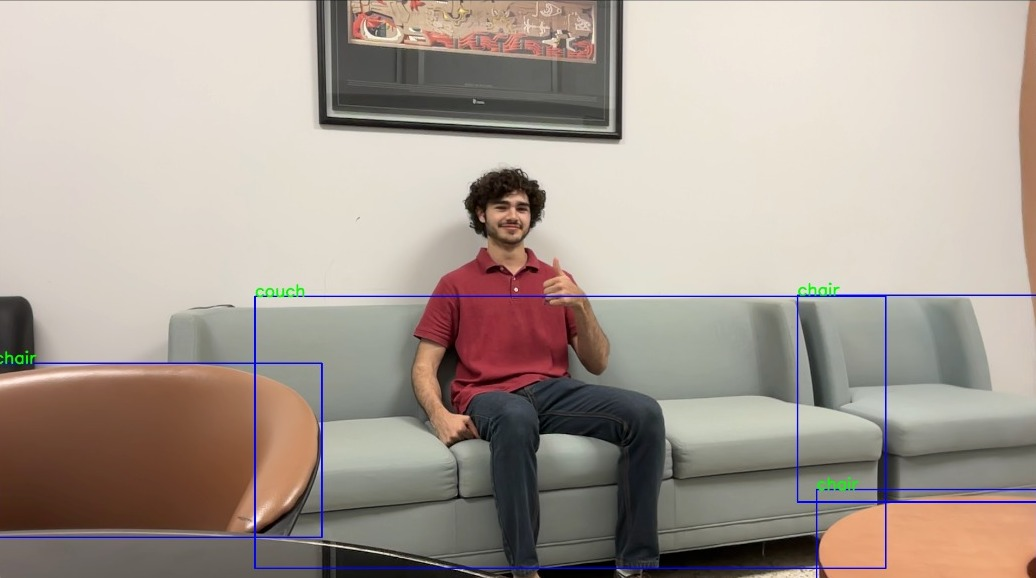
#> input picture ws/src/vision/scripts/Couch.jpeg, 1036 x 578 px; its folder holds only this picture in this run
$ python -i cut_largest_contour.py   (imports and definitions only)
#> lines starting #> are read from the running program, lines starting #| are printed output that depends on the picture; after the words box and inside, x2 and y2 are one past the last pixel; in counts of white or black regions, pixels touching at a corner belong together
# Cuts largest contour from an image or folder of images
import cv2
from PIL import Image
import numpy as np
import os

def cut_largest_contour(image_path, output_path):
    # Read image
#> called with image_path = '../../ws/src/vision/scripts/Couch.jpeg', output_path = 'out.png'
    image = cv2.imread(image_path)
#> image is the input picture: shape (578, 1036, 3); mean B, G, R 149, 158, 169.8
    # Convert to grayscale
    gray = cv2.cvtColor(image, cv2.COLOR_BGR2GRAY)
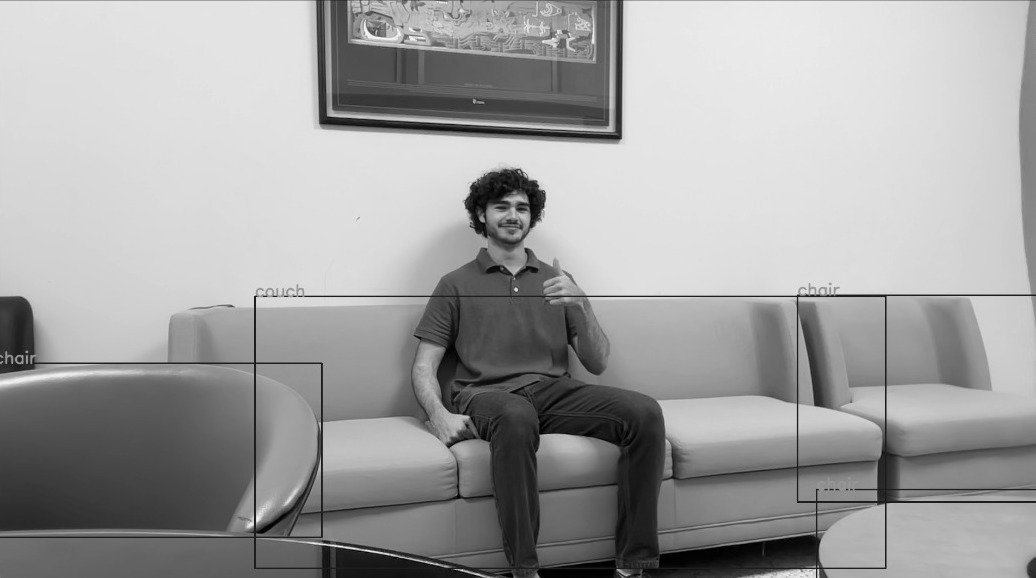
#> gray: shape (578, 1036); min 0, max 250, mean 160.5
    # Threshold
    _, thresh = cv2.threshold(gray, 30, 255, cv2.THRESH_BINARY)
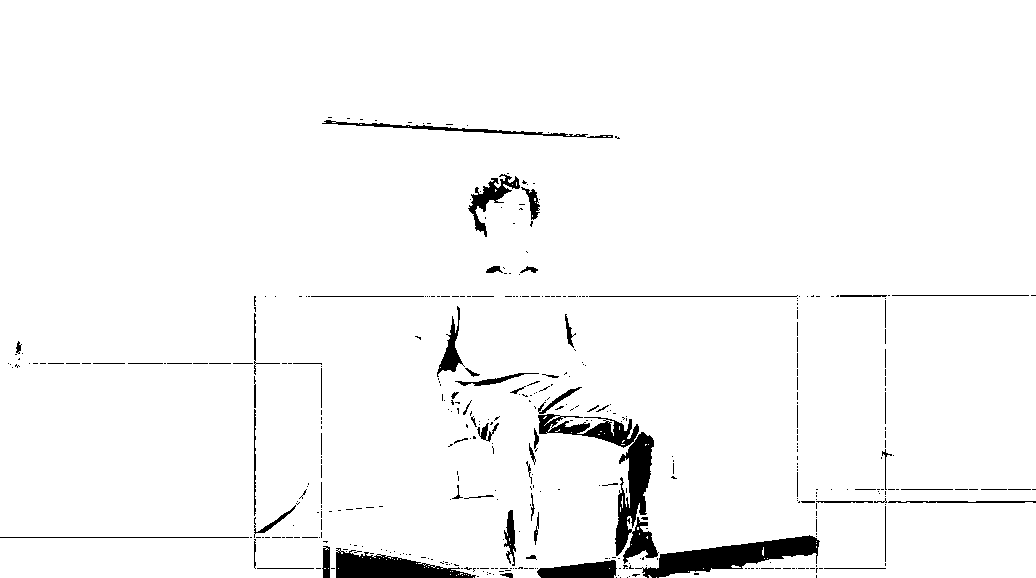
#> thresh: shape (578, 1036); 96.7% white; 423 black regions (350 under 20 px)
    # Find contours
    contours, _ = cv2.findContours(thresh, cv2.RETR_EXTERNAL, cv2.CHAIN_APPROX_SIMPLE)
#> contours = 40 contours, 39 with area under 20; largest, box (x1, y1, x2, y2) and area: (0, 0, 1036, 578) 588849
    # Find largest contour
    largest_contour = max(contours, key=cv2.contourArea)
#> largest_contour = contour of 431 points, box (x1, y1, x2, y2) (0, 0, 1036, 578), area 588849
    # Create mask
    mask = np.zeros_like(gray)
    cv2.drawContours(mask, [largest_contour], -1, 255, -1)
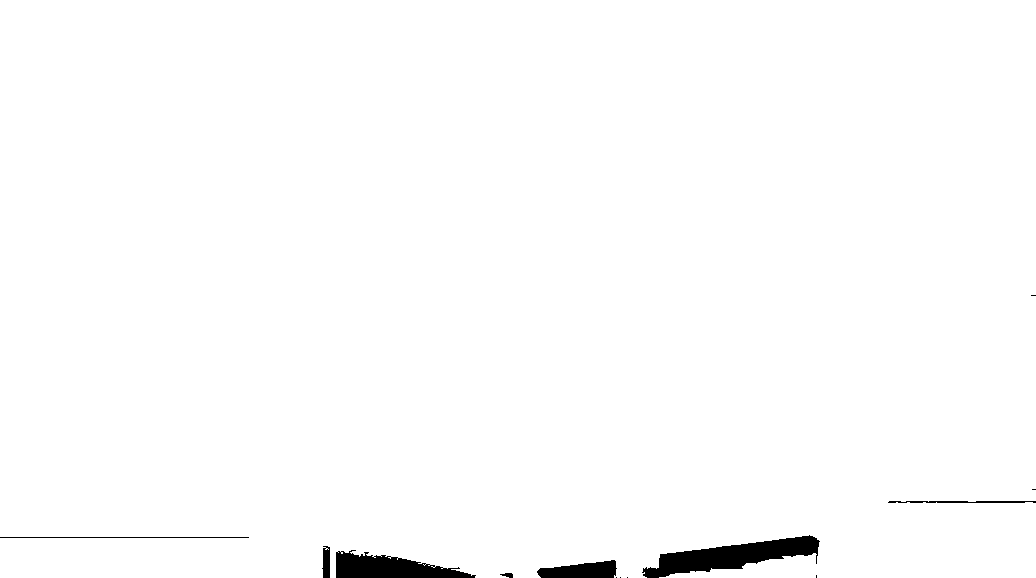
#> mask: shape (578, 1036); 98.7% white; 13 black regions (6 under 20 px), largest, box (x1, y1, x2, y2) and area: (642, 535, 820, 578) 3444, (336, 550, 476, 578) 2351, (537, 560, 617, 578) 1038
    # Bitwise AND
    result = cv2.bitwise_and(image, image, mask=mask)
    # crop
    x, y, w, h = cv2.boundingRect(largest_contour)
#> x = 0; y = 0; w = 1036; h = 578
    result = result[y:y+h, x:x+w]
    # Convert to PIL image
    result = Image.fromarray(result)
    # Save image
    result.save(output_path)

INPUT_PATH = '06'
OUTPUT_PATH = 'padlock_cut'

# check if input is a folder
# [12 lines not run here, left out]

>>> result = cut_largest_contour('../../ws/src/vision/scripts/Couch.jpeg', 'out.png')
